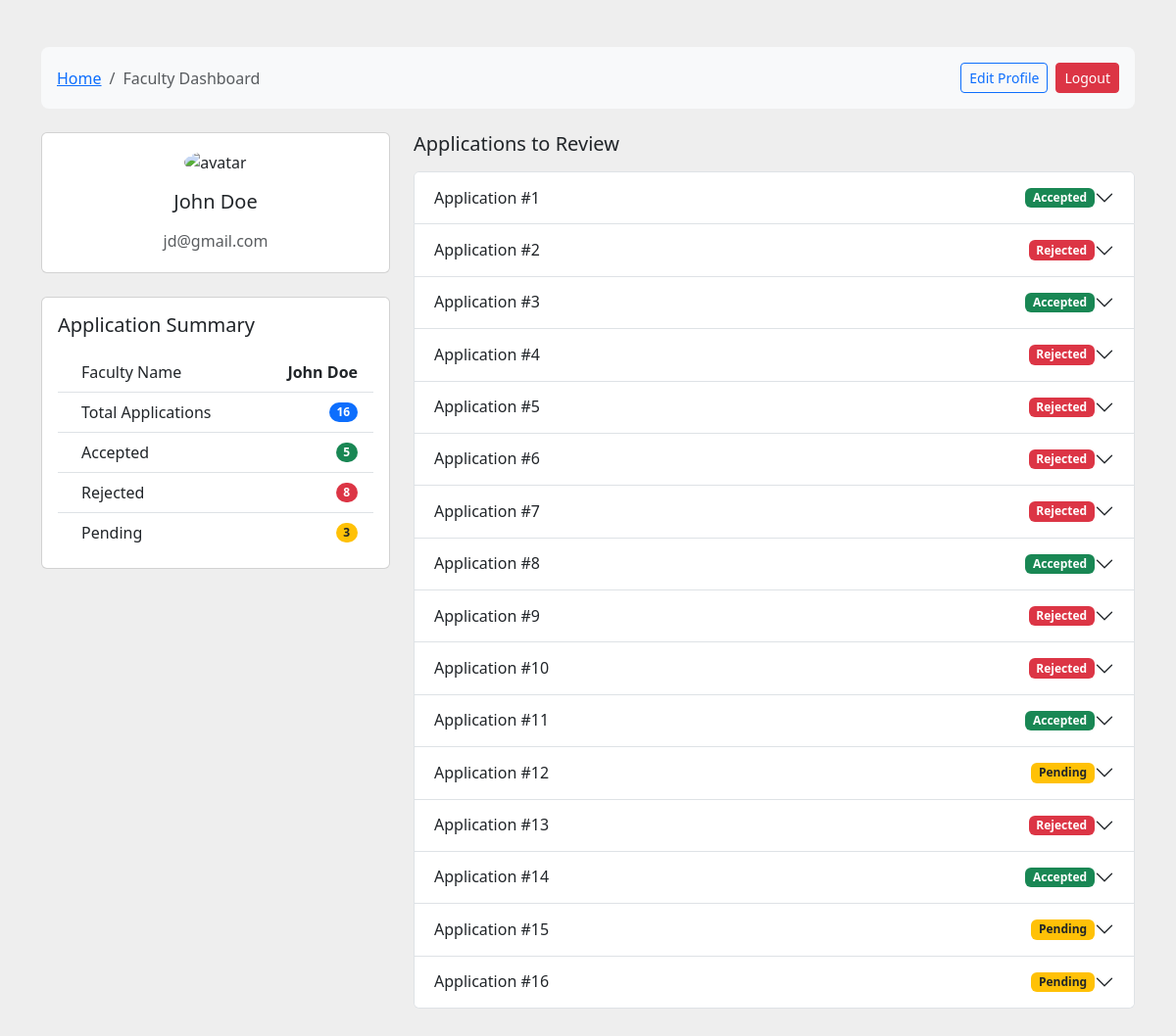
Page /faculty/dashboard/ (signed in) on the earlier database version.
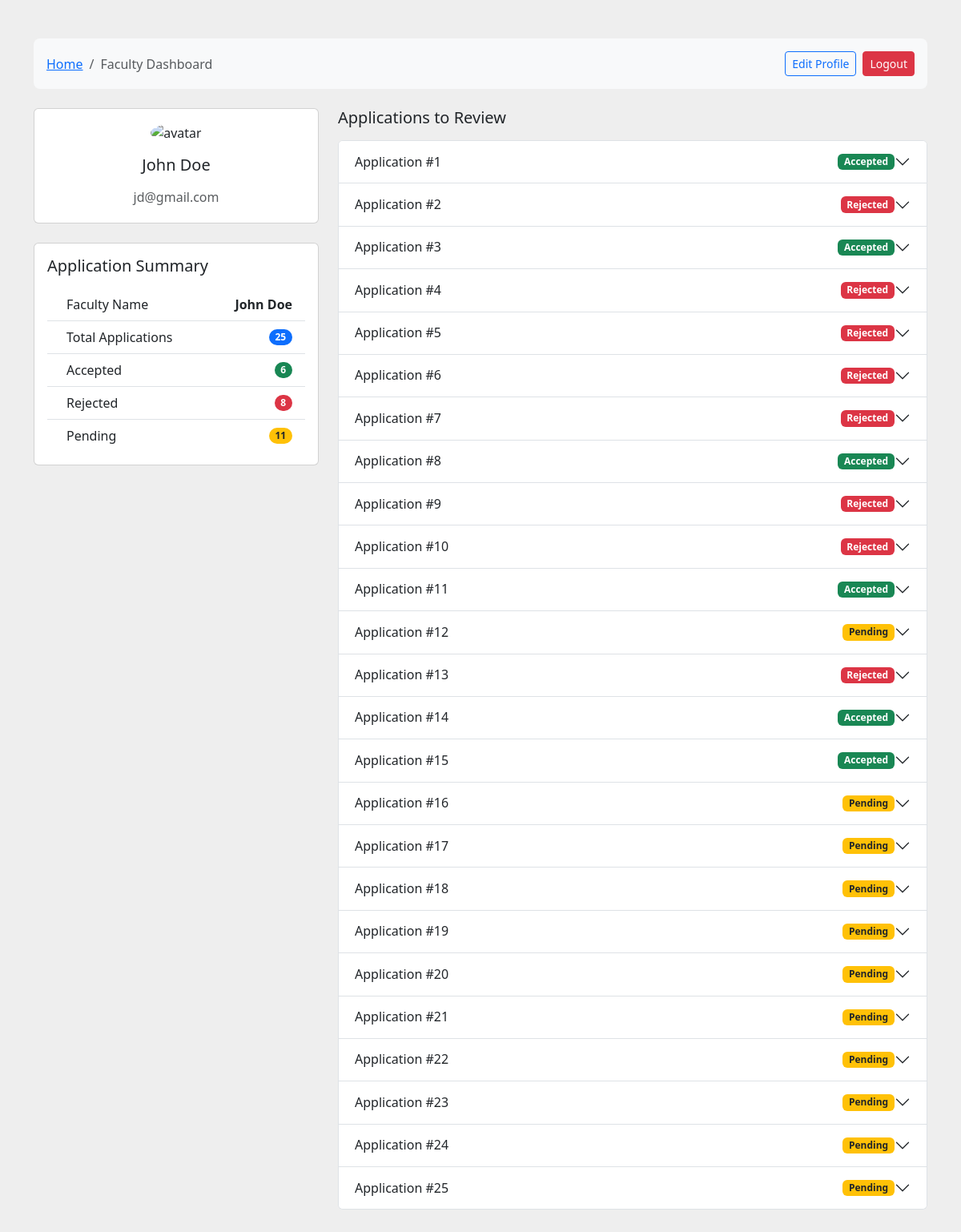
Same page on the later database version.
### authentication/models.py (models this page shows)
class User(AbstractBaseUser, PermissionsMixin):
    first_name = models.CharField(max_length=50)
    last_name = models.CharField(max_length=50)
    email = models.EmailField(unique=True)
    role = models.ForeignKey(UserRole, on_delete=models.SET_NULL, null=True, blank=True)
    is_active = models.BooleanField(default=True)
    is_staff = models.BooleanField(default=False)
    objects = UserManager()
    USERNAME_FIELD = 'email'
    REQUIRED_FIELDS = ['first_name', 'last_name']

### applications/models.py (models this page shows, shortened)
class Application(models.Model):
    application_id = models.AutoField(primary_key=True)
    university_name = models.CharField(max_length=100)
    program_name = models.CharField(max_length=50)
    study_mode = models.CharField(max_length=20, choices=[('Online','Online'),('On-Campus','On-Campus')])
    student = models.ForeignKey(User, on_delete=models.CASCADE, limit_choices_to={'role':'Student'}, related_name='applications_student')
    status = models.CharField(max_length=10, choices=[('Pending','Pending'),('Accepted','Accepted'),('Rejected','Rejected')], default='Pending')
    subject = models.CharField(max_length=100, blank=False)
    content = models.TextField(blank=False)

### authentication/views.py (the view)
# urls.py: path('faculty/dashboard/',   views.facdashbord, name='facdashbord'),
@login_required
@cache_control(no_cache=True, must_revalidate=True, no_store=True)
def facdashbord(request):
    applications = Application.objects.all()
    contex = {
        'applications':applications,
        'total_applications':applications.all().count(),
        'accepted_count':applications.filter(status='Accepted').count(),
        'rejected_count':applications.filter(status='Rejected').count(),
        'pending_count':applications.filter(status='Pending').count(),
    }
    return render(request, 'dashbord/facdashbord.html',contex)

### templates/dashbord/facdashbord.html (shortened to what this page needs)
<!DOCTYPE html>
<html lang="en">
  <head>
    <link href="https://cdn.jsdelivr.net/npm/bootstrap@5.3.8/dist/css/bootstrap.min.css" rel="stylesheet" />
  </head>
  <body>
    <div class="toast-container position-fixed top-0 end-0 p-3" style="z-index: 1100">
    </div>
    <section style="background-color: #eee;">
      <div class="container py-5">
        <div class="row">
          <div class="col">
            <nav class="bg-body-tertiary rounded-3 p-3 mb-4 d-flex justify-content-between align-items-center">
              <ol class="breadcrumb mb-0">
                <li class="breadcrumb-item">
                  <a href="{% url 'home' %}">Home</a>
                </li>
                <li class="breadcrumb-item active" aria-current="page">Faculty Dashboard</li>
              </ol>
              <div class="d-flex gap-2">
                <a href="{% url 'profile' %}" class="btn btn-outline-primary btn-sm">Edit Profile</a>
                <form method="post" action="{% url 'logout' %}" class="mb-0">
                  <button type="submit" class="btn btn-danger btn-sm">Logout</button>
                </form>
              </div>
            </nav>
          </div>
        </div>
        <div class="row">
          <div class="col-lg-4">
            <div class="card mb-4">
              <div class="card-body text-center">
                <img src="https://mdbcdn.b-cdn.net/img/Photos/new-templates/bootstrap-chat/ava3.webp" alt="avatar" class="rounded-circle img-fluid" style="width: 150px;" />
                <h5 class="my-3">{{ request.user.first_name }} {{ request.user.last_name }}</h5>
                <p class="text-muted mb-1">{{ request.user.email }}</p>
              </div>
            </div>
            <div class="card mb-4 mb-lg-0">
              <div class="card-body p-3">
                <h5 class="mb-3">Application Summary</h5>
                <ul class="list-group list-group-flush rounded-3">
                  <li class="list-group-item d-flex justify-content-between align-items-center">
                    <span>
                      Faculty Name
                    </span>
                    <span class="fw-semibold">{{ request.user.first_name }} {{ request.user.last_name }}</span>
                  </li>
                  <li class="list-group-item d-flex justify-content-between align-items-center">
                    <span>
                      Total Applications
                    </span>
                    <span class="badge bg-primary rounded-pill">{{ total_applications }}</span>
                  </li>
                  <li class="list-group-item d-flex justify-content-between align-items-center">
                    <span>
                      Accepted
                    </span>
                    <span id="accepted-count" class="badge bg-success rounded-pill">{{ accepted_count }}</span>
                  </li>
                  <li class="list-group-item d-flex justify-content-between align-items-center">
                    <span>
                      Rejected
                    </span>
                    <span id="rejected-count" class="badge bg-danger rounded-pill">{{ rejected_count }}</span>
                  </li>
                  <li class="list-group-item d-flex justify-content-between align-items-center">
                    <span>
                      Pending
                    </span>
                    <span id="pending-count" class="badge bg-warning text-dark rounded-pill">{{ pending_count }}</span>
                  </li>
                </ul>
              </div>
            </div>
          </div>
          <div class="col-lg-8">
            <div class="col-lg-14">
              <div class="accordion" id="accordionExample">
                <div class="d-flex justify-content-between align-items-center mb-3">
                  <h5 class="mb-0">Applications to Review</h5>
                </div>
                <div class="accordion" id="accordionExample">
                  {% for app in applications %}
                    <div class="accordion-item">
                      <h2 class="accordion-header" id="heading{{ forloop.counter }}">
                        <button class="accordion-button collapsed" type="button" data-bs-toggle="collapse" data-bs-target="#collapse{{ forloop.counter }}" aria-expanded="false" aria-controls="collapse{{ forloop.counter }}">
                          <div class="w-100 d-flex justify-content-between align-items-center">
                            <span>Application #{{ app.application_id }}</span>
                            {% if app.status == 'Pending' %}
                              <span class="badge bg-warning text-dark">Pending</span>
                            {% elif app.status == 'Accepted' %}
                              <span class="badge bg-success">Accepted</span>
                            {% else %}
                              <span class="badge bg-danger">Rejected</span>
                            {% endif %}
                          </div>
                        </button>
                      </h2>
                    </div>
                  {% empty %}
                    <p class="text-muted text-center">No applications to review.</p>
                  {% endfor %}
                </div>
              </div>
            </div>
          </div>
        </div>
      </div>
    </section>
  </body>
</html>

Differences in the rows shown:
changed Application id 15: status "Pending" → "Accepted"
added Application: application_id "17", status "Pending"
added Application: application_id "18", status "Pending"
added Application: application_id "19", status "Pending"
added Application: application_id "20", status "Pending"
added Application: application_id "21", status "Pending"
added Application: application_id "22", status "Pending"
added Application: application_id "23", status "Pending"
added Application: application_id "24", status "Pending"
added Application: application_id "25", status "Pending"
Other differences:
{{ total_applications }}: "16" → "25"
{{ accepted_count }}: "5" → "6"
{{ pending_count }}: "3" → "11"
